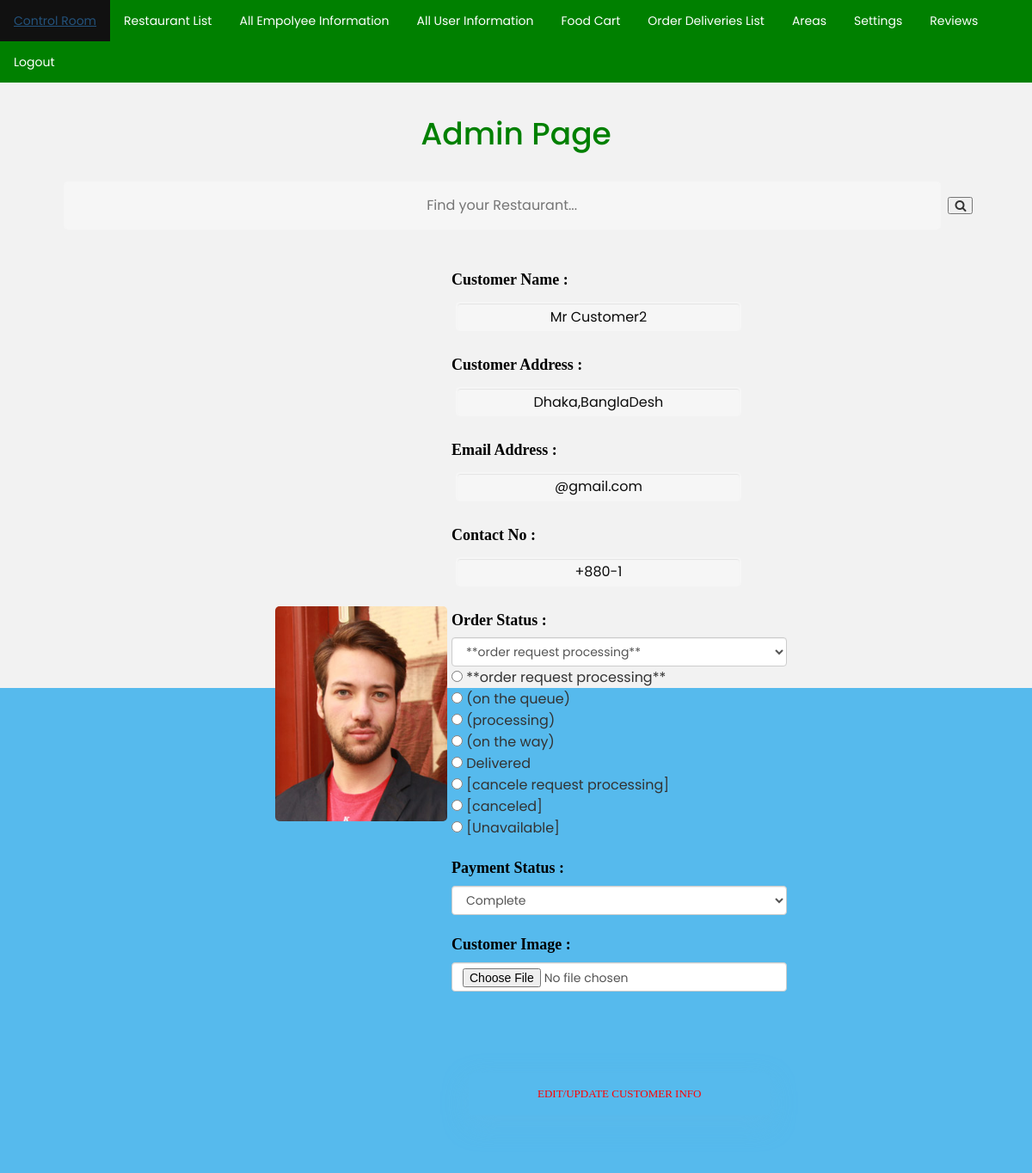
The page /views/admin_EditUser.php?customer_id=1 on the database its author committed.
### tables this page shows
CREATE TABLE `customer_information` (
  `customer_id` int(100) NOT NULL,
  `customer_name` varchar(100) DEFAULT NULL,
  `customer_address` varchar(100) DEFAULT NULL,
  `email_address` varchar(100) DEFAULT NULL,
  `contact_no` varchar(100) DEFAULT NULL,
  `order_status` varchar(100) DEFAULT NULL,
  `payment_status` varchar(100) DEFAULT NULL,
  `customer_image` varchar(100) NOT NULL
);

### models/database.php (called while the page is built, shortened)
<?php
	 $serverName="localhost";
	 $userName="root";
	 $password="";
	 $dbName="restaurant_database";
	function get($query)
	{
        $data=array();
		global $serverName,$userName,$password,$dbName;
		$conn = mysqli_connect( $serverName, $userName, $password, $dbName);
        $result=mysqli_query($conn,$query);
        if(mysqli_num_rows($result) > 0)
        {
            while($row = mysqli_fetch_assoc($result))
            {
                $entity=array();
                foreach($row as $k=>$v)
                {
                    $entity[$k] = $row[$k];
                }
                $data[] = $entity;
            }
        }
		return $data;
	}
?>

### controllers/admin_CustomerController.php (called while the page is built, shortened)
<?php
	require_once '../models/database.php';
	function getCustomer($customer_id)
	{
		$query="SELECT * FROM customer_information WHERE customer_id=$customer_id";
		$customer=get($query);
		return $customer[0];
	}
?>

### views/admin_EditUser.php (the view, shortened to what this page needs)
<?php
	include 'Admin_page.php';
	require '../controllers/admin_CustomerController.php';
	  $r_customer_id = $_GET["customer_id"];
	  $customer=getCustomer($r_customer_id);
?>
<div class="center">
		<table>
			<td>
				<img class="item-image" style="margin-right:20px" src="<?php echo $customer["customer_image"];?>"></img>
			</td>
			<td>
				<form method="post" action="../controllers/admin_CustomerController.php" enctype="multipart/form-data" class="form-horizontal form-material">
					<div class="form-group">
						<h4 class="text"><b>Customer Name :</b></h4>
						<input type="text" name="customer_name" value="<?php echo $customer["customer_name"];?>" class="form-control">
					</div>
					<div class="form-group">
						<h4 class="text"><b>Customer Address :</b></h4>
						<input type="text" name="customer_address" value="<?php echo $customer["customer_address"];?>" class="form-control">
					</div>
					<div class="form-group">
						<h4 class="text"><b>Email Address :</b></h4>
						<input type="text" name="email_address" value="<?php echo $customer["email_address"];?>" class="form-control">
					</div>
					<div class="form-group">
						<h4 class="text"><b>Contact No :</b></h4>
						<input type="text" name="contact_no" value="<?php echo $customer["contact_no"];?>" class="form-control">
					</div>
					<div class="form-group">
						<h4 class="text"><b>Order Status :</b></h4>
						<select name="order_status"  class="form-control">
						<option selected="selected"><?php echo $customer["order_status"];?></option>
						</select>
						<input type="radio" name="order_status"  value="**order request processing**" > **order request processing** <br/>
						<input type="radio" name="order_status"  value="(on the queue)" > (on the queue) <br/>
						<input type="radio" name="order_status"  value="(processing)" > (processing) <br/>
						<input type="radio" name="order_status"  value="(on the way)" > (on the way) <br/>
						<input type="radio" name="order_status"  value="Delivered" > Delivered <br/>
						<input type="radio" name="order_status"  value="[cancele request processing]" > [cancele request processing] <br/>
						<input type="radio" name="order_status"  value="[canceled]" > [canceled] <br/>
						<input type="radio" name="order_status"  value="[Unavailable]" > [Unavailable] <br/>
					</div>
					<div class="form-group">
						<h4 class="text"><b>Payment Status :</b></h4>
						<select name="payment_status"  class="form-control">
							<option selected="selected"><?php echo $customer["payment_status"];?></option>
						</select>
					</div>
				<div class="form-group">
					<h4 class="text"><b>Customer Image :</b></h4>
					<input type="file" name="customer_image" class="form-control">
				</div>
<br/>
<br/>
<br/>
					<div class="form-group text-center">
						<input type="submit" class="btn btn-success" name="edit_Customer" value=" Edit/Update Customer Info " style="color:red" class="form-control">
					</div>
				</form>
			</td>
		</table>
</div>

### views/styles/mystyle.css (style rules this page uses)
body { background-color:aliceblue; padding:0px; }
.text { font-family:consolas; color:black; }
.center { margin: 0 auto; width:50% ; padding:20px; }
.item-image { width:200px; height:250px; border-radius: 5px; }
.btn { font-family:consolas; }

### views/styles/style2.css (style rules this page uses)
body { background-repeat: no-repeat, repeat; background-color: #cccccc; background: #f2f2f2; font-family: 'Open Sans', sans-serif; }

### views/styles/style.css (style rules this page uses)
html { background-color: #56baed; background-size:cover; }
body { font-family: "Poppins", sans-serif; height: 100vh; }
input[type=button], input[type=submit], input[type=reset] { background-color: #56baed; border: none; color: white; padding: 15px 80px; text-align: center; text-decoration: none; display: inline-block; text-transform: uppercase; font-size: 13px; -webkit-box-shadow: 0 10px 30px 0 rgba(95,186,233,0.4); box-shadow: 0 10px 30px 0 rgba(95,186,233,0.4); -webkit-border-radius: 5px 5px 5px 5px; border-radius: 5px 5px 5px 5px; margin: 5px 20px 40px 20px; -webkit-transition: all 0.3s ease-in-out; -moz-transition: all 0.3s ease-in-out; -ms-transition: all 0.3s ease-in-out; -o-transition: all 0.3s ease-in-out; transition: all 0.3s ease-in-out; }
input[type=text], input[type=phone], input[type=password] { background-color: #f6f6f6; border: none; color: #0d0d0d; padding: 15px 32px; text-align: center; text-decoration: none; display: inline-block; font-size: 16px; margin: 5px; width: 85%; border: 2px solid #f6f6f6; -webkit-transition: all 0.5s ease-in-out; -moz-transition: all 0.5s ease-in-out; -ms-transition: all 0.5s ease-in-out; -o-transition: all 0.5s ease-in-out; transition: all 0.5s ease-in-out; -webkit-border-radius: 5px 5px 5px 5px; border-radius: 5px 5px 5px 5px; }
input[type=text]:placeholder { color: #cccccc; }
* { box-sizing: border-box; }

### rows shown on the page
customer_information: customer_image (picture), customer_name "Mr Customer2", customer_address "Dhaka,BanglaDesh", email_address "@gmail.com", contact_no "+880-1", order_status "**order request processing**", payment_status "Complete"
